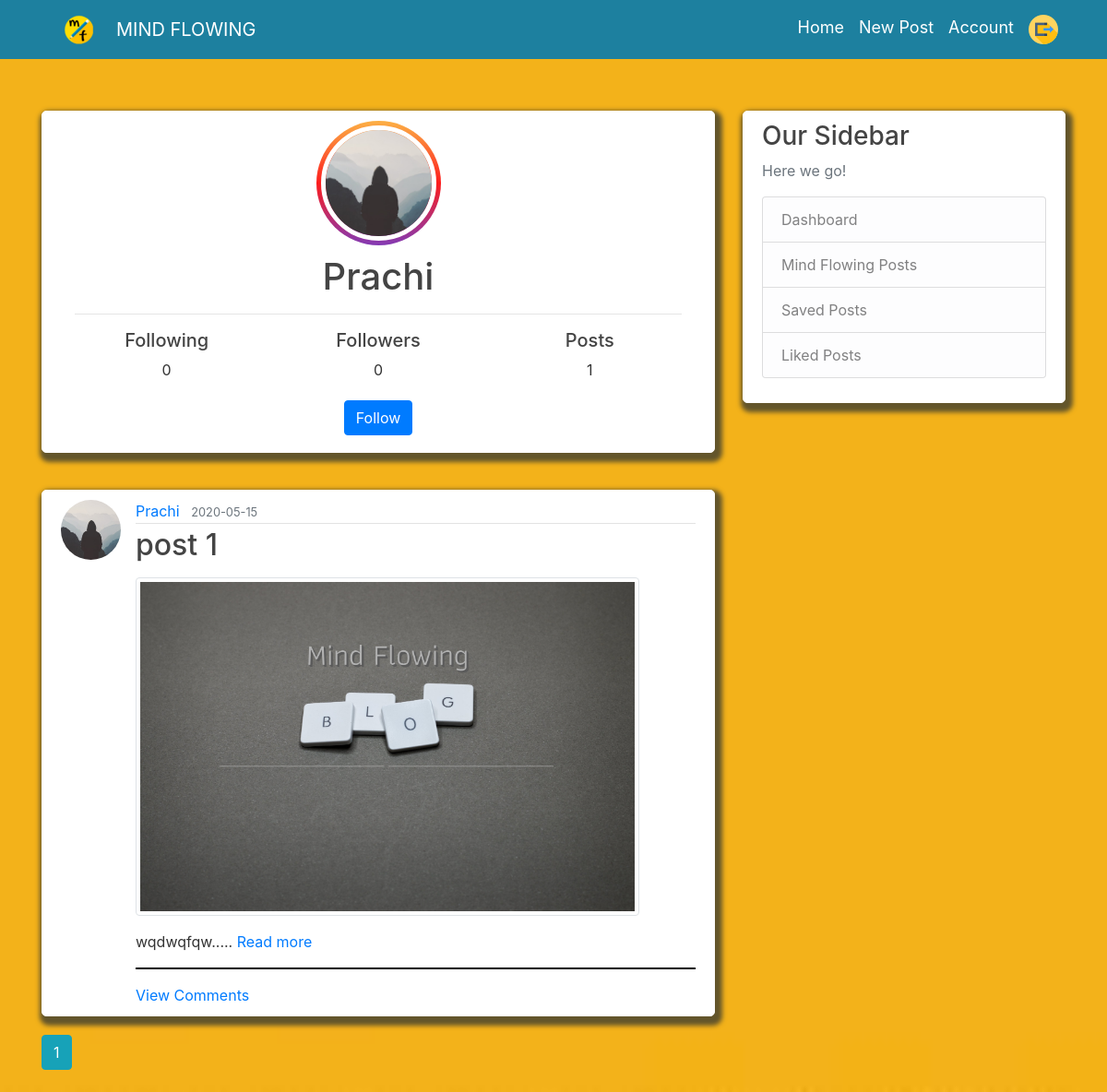
The page /user/Prachi (signed in) on the database its author committed.
### flaskblog/models.py (models this page shows, shortened)
class User(db.Model, UserMixin):
    id = db.Column(db.Integer, primary_key=True)
    username = db.Column(db.String(20), unique=True, nullable=False)
    email = db.Column(db.String(120), unique=True, nullable=False)
    image_file = db.Column(db.String(20), nullable=False, default='default.jpg')
    password = db.Column(db.String(60), nullable=False)
    posts = db.relationship('Post', backref='author', lazy=True)
    liked = db.relationship('PostLike',foreign_keys='PostLike.user_id', backref='user', lazy='dynamic')
    saved = db.relationship('PostSave',foreign_keys='PostSave.user_id', backref='user', lazy='dynamic')
    unliked = db.relationship('PostUnLike',foreign_keys='PostUnLike.user_id', backref='user', lazy='dynamic')
    commented = db.relationship('PostComment',foreign_keys='PostComment.user_id',backref='user',lazy='dynamic')
    image = db.relationship('PostComment',foreign_keys='PostComment.user_id',backref='img',lazy=True)
    confirmed = db.Column(db.Boolean, nullable=False, default=False)
    followed = db.relationship('Follow',
                               foreign_keys='Follow.follower_id',
                               backref=db.backref('follower', lazy='joined'),
                               lazy='dynamic',
                               cascade='all, delete-orphan')
    followers = db.relationship('Follow',
                                foreign_keys='Follow.followed_id',
                                backref=db.backref('followed', lazy='joined'),
                                lazy='dynamic',
                                cascade='all, delete-orphan')
    def is_following(self, user):
        if user.id is None:
            return False
        return self.followed.filter_by(
            followed_id=user.id).first() is not None

class Post(db.Model,UserMixin):
    id = db.Column(db.Integer, primary_key=True)
    title = db.Column(db.String(100), nullable=False)
    date_posted = db.Column(db.DateTime, nullable=False, default=datetime.utcnow)
    content = db.Column(db.Text, nullable=False)
    user_id = db.Column(db.Integer, db.ForeignKey('user.id'), nullable=False)
    likes = db.relationship('PostLike', backref='post', lazy='dynamic')
    unlikes = db.relationship('PostUnLike', backref='post', lazy='dynamic')
    comments = db.relationship('PostComment',backref='post',lazy='dynamic')
    saves = db.relationship('PostSave', backref='post', lazy='dynamic')
    image = db.Column(db.String(100))

### flaskblog/routes.py (the view)
@app.route("/user/<string:username>")
def user_posts(username):
    page = request.args.get('page', 1, type=int)
    user = User.query.filter_by(username=username).first_or_404()
    posts = Post.query.filter_by(author=user)\
        .order_by(Post.date_posted.desc())\
        .paginate(page=page, per_page=5)
    post = Post.query.filter_by(user_id=user.id).first()
    return render_template('user_posts.html', posts=posts, user=user,post=post)

### flaskblog/models.py (called while the page is built)
@login_manager.user_loader
def load_user(user_id):
    return User.query.get(int(user_id))

### flaskblog/templates/user_posts.html
{% extends "layout.html" %}
{% block content %}
<div class="content-section">
    <div class="media">
        <div class="col-md-12 text-center ">
            <div class="panel panel-default">
                <div class="image_inner_container">
                    <img class="rounded-circle account-img img-fluid" style="text-align: center;"
                        src="{{ url_for('static', filename='profile_pics/' + post.author.image_file) }}">
                </div>
                <div class="media-body">
                    <h2 class="account-heading">{{ post.author.username }}</h2>
                </div>
                <hr>
                <div class="row">
                    <div class="col-4 ">
                        <div class="box-layout-text">
                            <h5>Following</h5>
                            <span style="text-align: center;">{{user.followed.count()}}</span>
                        </div>
                        <div class="col-4 "></div>
                    </div>
                    <div class="col-4 ">
                        <div class="box-layout-text">
                            <h5>Followers</h5>
                            <span style="text-align: center;"> {{user.followers.count()}}</span>
                        </div>
                    </div>
                    <div class="col-4 ">
                        <div class="box-layout-text ">
                            <h5>Posts</h5>
                            <span style="text-align: center;"> {{ posts.total }}</span>
                        </div>
                    </div>
                </div>
            </div>
            <div>
                {% if current_user.username!= user.username %}
                {% if not current_user.is_following(user) %}
                <a href="{{ url_for('follow', username=user.username) }}" style="margin-top: 20px;"
                    class="btn btn-primary mb-2">Follow</a>
                {% else %}
                <a href="{{ url_for('unfollow', username=user.username) }}" style="margin-top: 20px;"
                    class="btn btn-danger mb-2">Unfollow</a>
                {% endif %}
                {% endif %}
            </div>
        </div>
    </div>
</div>
{% for post in posts.items %}
<article class="media content-section">
    <img class="rounded-circle article-img"
        src="{{ url_for('static', filename='profile_pics/' + post.author.image_file) }}">
    <div class="media-body">
        <div class="article-metadata">
            <a class="mr-2"
                href="{{ url_for('user_posts', username=post.author.username) }}">{{ post.author.username }}</a>
            <small class="text-muted">{{ post.date_posted.strftime('%Y-%m-%d') }}</small>
        </div>
        <h2><a class="article-title" href="{{ url_for('post', post_id=post.id) }}">{{ post.title }}</a></h2>
        {% if post.image %}
        <div class="image_container pb-3 pt-2">
            <img src="{{url_for('static', filename='post_pics/' + post.image)}}" class="img-fluid img-thumbnail"
                style="max-width: 90%;" alt="Responsive image">
        </div>
        {% endif %}
        <span class="article-content">
            <span class=" mt-3">{{post.content| truncate(300) | safe }}.....</span>
            <a href="{{url_for('post',post_id=post.id)}}">Read more</a></span>
        <hr class="allhr">
        <a href="{{url_for('post_comment',post_id=post.id)}}">View Comments</a>
    </div>
</article>
{% endfor %}
{% for page_num in posts.iter_pages(left_edge=1, right_edge=1, left_current=1, right_current=2) %}
{% if page_num %}
{% if posts.page == page_num %}
<a class="btn btn-info mb-4"
    href="{{ url_for('user_posts', username=user.username, page=page_num) }}">{{ page_num }}</a>
{% else %}
<a class="btn btn-outline-info mb-4"
    href="{{ url_for('user_posts', username=user.username, page=page_num) }}">{{ page_num }}</a>
{% endif %}
{% else %}
...
{% endif %}
{% endfor %}
{% endblock content %}

### flaskblog/static/main.css (style rules this page uses)
body { background: white; color: #333333; margin-top: 5rem; background: url("images/yellow.jpeg") no-repeat center center fixed; -webkit-background-size: cover; -moz-background-size: cover; -o-background-size: cover; background-size: cover; background-position: 0 20px; }
h1, h2, h3, h4, h5, h6 { color: #444444; }
hr.allhr { border: 0.5px solid black; }
.content-section { background: #ffffff; padding: 10px 20px; border: 0.5px solid white; border-radius: 5px; margin-bottom: 20px; box-shadow: 3px 5px 5px 5px #63552b; margin-top: 40px; }
.article-title { color: #444444; }
.article-img { height: 65px; width: 65px; margin-right: 16px; }
.article-metadata { padding-bottom: 1px; margin-bottom: 4px; border-bottom: 1px solid #e3e3e3 }
.image_inner_container { height: 135px; width: 135px; margin-left: auto; margin-right: auto; margin-bottom: 10px; border-radius: 50%; padding: 5px; background: #833ab4; background: -webkit-linear-gradient(to bottom, #fcb045, #fd1d1d, #833ab4); background: linear-gradient(to bottom, #fcb045, #fd1d1d, #833ab4); }
.image_inner_container img { height: 125px; width: 125px; border-radius: 50%; border: 5px solid white; }
.account-heading { font-size: 2.5rem; }

### rows shown on the page
User: image_file (placeholder picture), author.username "Prachi"
Post: image_file (placeholder picture), author.username "Prachi", date_posted "2020-05-15", title "post 1", image (picture), content "wqdwqfqw"

### other values the page prints
{{ user.followed.count() }} "0"
{{ user.followers.count() }} "0"
{{ posts.total }} "1"
{{ page_num }} "1"
